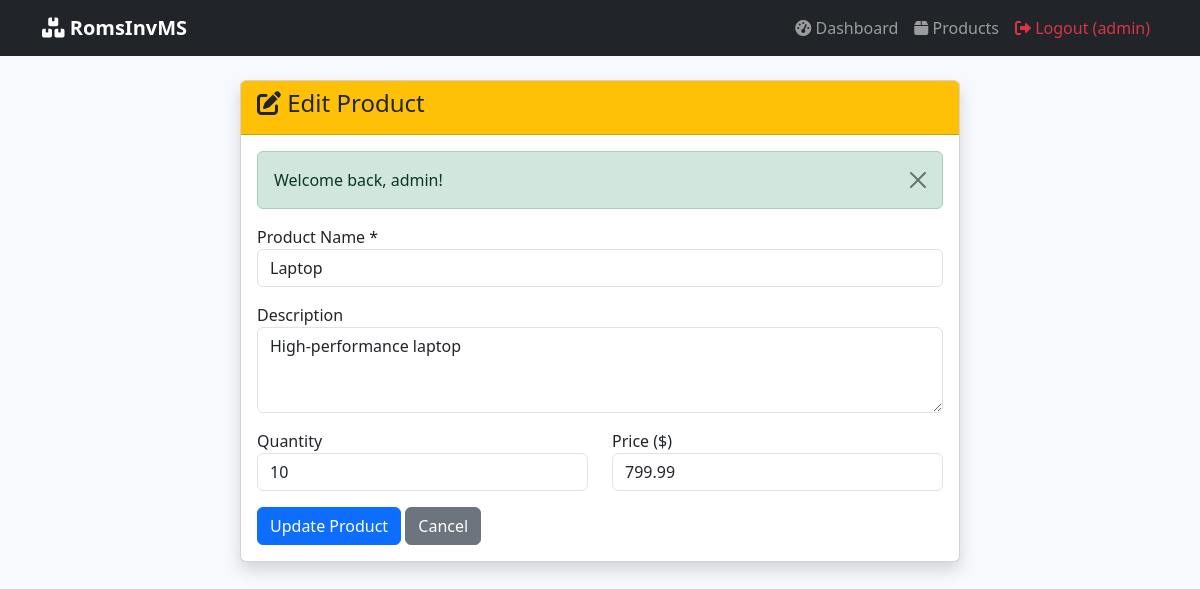
The page /products/edit.php?id=1 (signed in) on the database its author committed.
### tables this page shows
CREATE TABLE IF NOT EXISTS products (
    id INT AUTO_INCREMENT PRIMARY KEY,
    name VARCHAR(100) NOT NULL,
    description TEXT,
    quantity INT NOT NULL DEFAULT 0,
    price DECIMAL(10,2) NOT NULL DEFAULT 0.00,
    created_at TIMESTAMP DEFAULT CURRENT_TIMESTAMP,
    updated_at TIMESTAMP DEFAULT CURRENT_TIMESTAMP ON UPDATE CURRENT_TIMESTAMP
);

### products/edit.php (the view, shortened to what this page needs)
<?php
require_once '../config/database.php';
require_once '../includes/auth.php';
$id = isset($_GET['id']) ? (int)$_GET['id'] : 0;
$stmt = $pdo->prepare("SELECT * FROM products WHERE id = ?");
$stmt->execute([$id]);
$product = $stmt->fetch();
?>
<?php include '../includes/header.php'; ?>
<div class="container">
    <div class="row justify-content-center">
        <div class="col-md-8">
            <div class="card shadow">
                <div class="card-header bg-warning text-dark">
                    <h4><i class="fas fa-edit"></i> Edit Product</h4>
                </div>
                <div class="card-body">
                    <form method="POST">
                        <div class="mb-3">
                            <label>Product Name *</label>
                            <input type="text" name="name" class="form-control" value="<?= htmlspecialchars($product['name']) ?>" required>
                        </div>
                        <div class="mb-3">
                            <label>Description</label>
                            <textarea name="description" class="form-control" rows="3"><?= htmlspecialchars($product['description']) ?></textarea>
                        </div>
                        <div class="row">
                            <div class="col-md-6 mb-3">
                                <label>Quantity</label>
                                <input type="number" name="quantity" class="form-control" value="<?= $product['quantity'] ?>" min="0">
                            </div>
                            <div class="col-md-6 mb-3">
                                <label>Price ($)</label>
                                <input type="number" step="0.01" name="price" class="form-control" value="<?= $product['price'] ?>" min="0">
                            </div>
                        </div>
                        <button type="submit" class="btn btn-primary">Update Product</button>
                        <a href="index.php" class="btn btn-secondary">Cancel</a>
                    </form>
                </div>
            </div>
        </div>
    </div>
</div>
<?php include '../includes/footer.php'; ?>

### includes/header.php (style rules this page uses)
body { background-color: #f8f9fc; }

### rows shown on the page
products: name "Laptop", description "High-performance laptop", quantity "10", price "799.99"

### other values the page prints
$_SESSION['username'] "admin"
$_SESSION['success'] "Welcome back, admin!"
